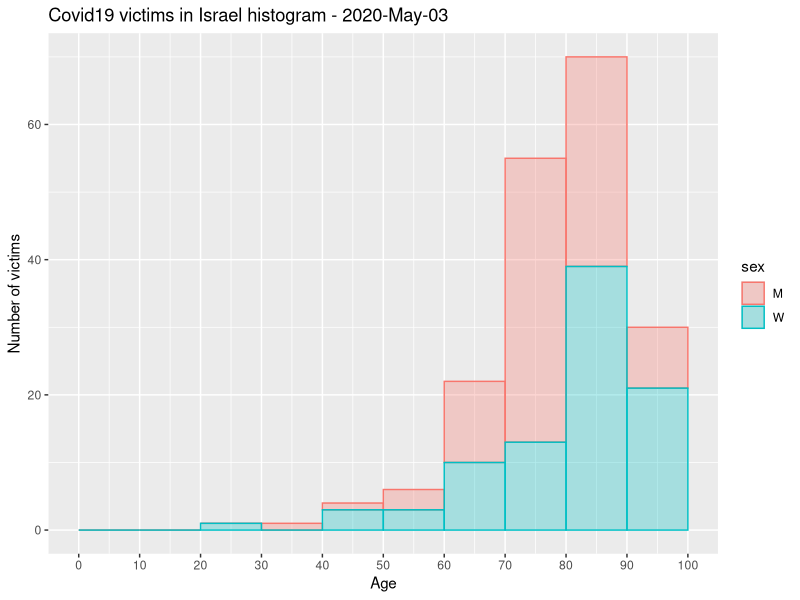

Generate this figure with R:
## ---- chunk 1
knitr::opts_chunk$set(echo = TRUE)
## ---- chunk 2
library(openxlsx)
library(ggplot2)
library(dplyr)
#library(qwraps2)
library(knitr)
setwd("/home/dennis/Documents/covid19_isr/")

# version 1 - sheet ynet
#df = read.xlsx('corona_deaths_hist_israel.xlsx',sheet='ynet',startRow=3,cols=(0:6))
#df = df[!is.na(df[["date"]]),]
#df["date"] = format(as.Date(df[["date"]], origin="1899-12-30"))
#df[df$sex=="ז", "sex"] = "M"
#df[df$sex=="נ", "sex"] = "W"

# vesrion 2 - sheet 10yr
df = read.xlsx('corona_deaths_hist_israel.xlsx',sheet='10yr',cols=(0:7))
df = df[!is.na(df[["date"]]),]
df["date"] = format(as.Date(df[["date"]], origin="1899-12-30"))
df[df$sex=="m", "sex"] = "M"
df[df$sex=="w", "sex"] = "W"
## ---- chunk 3
p2 = ggplot(df, aes(x=age, fill=sex,color=sex)) + geom_histogram(alpha=0.3, breaks=seq(0,100,10)) +
  scale_x_continuous(breaks=seq(0,100,10)) + ylab("Number of victims") +xlab("Age") +
  ggtitle("Covid19 victims in Israel histogram - 2020-May-03")

p2
## ---- chunk 4
#summary(df$age)
cat("Number of observations = ",as.character(count(df["age"])),". Officially published number is 231. \n")
cat("Men = ",as.character(sum(df$sex=="M")), "(",as.character(round(sum(df$sex=="M")/count(df["age"])*100,2)),"%)","\n")
cat("Women = ",as.character(sum(df$sex=="W")), "(",as.character(round(sum(df$sex=="W")/count(df["age"])*100,2)),"%)","\n")
cat("Minimum age = ",as.character(min(df$age)),"\n")
cat("Maximum age = ",as.character(max(df$age)),"\n")
cat("Average age = ",as.character(round(mean(df$age),2)),"\n")
cat("Median age = ",as.character(median(df$age)),"\n")
#max(df["age"])
#table(df$sex)
## ---- chunk 5
stat2 <- df %>% select(age) %>%  mutate(age_group = case_when(age >= 0  & age <= 10 ~ '0-10',
                                                    age >= 11  & age <= 20 ~ '11-20',
                                                    age >= 21  & age <= 30 ~ '21-30',
                                                    age >= 31  & age <= 40 ~ '31-40',
                                                    age >= 41  & age <= 50 ~ '41-50',
                                                    age >= 51  & age <= 60 ~ '51-60',
                                                    age >= 61  & age <= 70 ~ '61-70',
                                                    age >= 71  & age <= 80 ~ '71-80',
                                                    age >= 81  & age <= 90 ~ '81-90',
                                                    age >= 91  & age <= 100 ~ '91-100',
                                                    age >= 101 ~ '101 and more')) %>%
  group_by(age_group) %>% summarise(count=n()) %>%
  mutate(freq=paste0(round(100*count/sum(count),1),"%")) 
  knitr::kable(stat2)
## ---- chunk 6
stat1 = 
df %>% group_by(sex) %>% summarise(mean = mean(age), median = median(age), count = n())
stat1 = data.frame(stat1)
knitr::kable(stat1)
